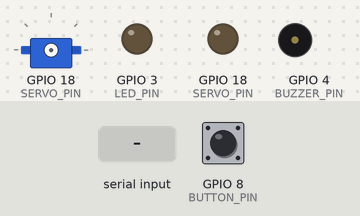
Bench run of a program on a simulated Raspberry Pi (BCM pin numbers). Shown: servo, output pins drawn as LEDs (lit = HIGH), buzzer (waves = sounding, pin HIGH). The inputs (shaded band) are chosen by the test bench; at power-on: GPIO 8 (BUTTON_PIN) LOW. Servo angles are drawn from the pulse width (0.5 ms = 0°, 2.5 ms = 180°); what the program prints to the terminal is not drawn. At 4.9 s the program stops and its outputs stay as they are.

Above: at 1.2 s.
1.3 s: GPIO 8 (BUTTON_PIN) pulled HIGH for 0.15 s
2.9 s: "100" typed at the terminal, then Enter
At 4.0 s:
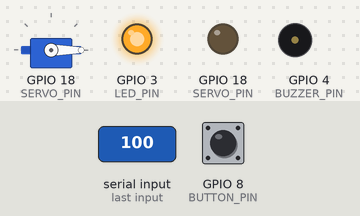
Timing chart, 0 to 6.4 s (numbered marks = the images above; inputs shaded):
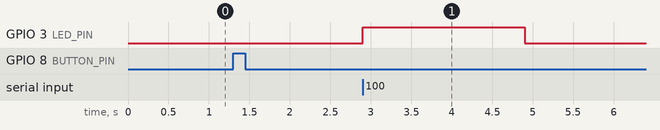

Measured:
- after the input at 1.3 s, every drawn part: stays the same
- after the input at 2.9 s, GPIO 3 (LED_PIN): LOW → HIGH at once, → LOW 2.0 s later

The program:

project.py
```python
import RPi.GPIO as GPIO
import time

LED_PIN = 3 # led 핀을 3으로 정해준다
SERVO_PIN = 18 # SERVO 핀을 18으로 정해준다
BUTTON_PIN = 8 # BUTTON 핀을 8으로 정해준다
BUZZER_PIN = 4 # BUZZER 핀을 4으로 정해준다

GPIO.setmode(GPIO.BCM)
GPIO.setup(BUTTON_PIN, GPIO.IN, pull_up_down = GPIO.PUD_DOWN)
GPIO.setup(SERVO_PIN, GPIO.OUT)
GPIO.setup(LED_PIN, GPIO.OUT)
GPIO.setup(BUZZER_PIN, GPIO.OUT)
pwm = GPIO.PWM(SERVO_PIN, 50)
GPIO.output(LED_PIN, False) #LED는 꺼져있는 상태이다.
try:
    while True:
        min = GPIO.input(BUTTON_PIN) #버튼이 눌렸는지 안눌렸는지 확인
        if min == GPIO.HIGH: #만약 버튼이 클릭 되었다면
            cmq = input("비밀번호를 입력해주세요") #cmq를 통해 비밀번호를 받아준다
            if cmq == "100": #만약 cmq와 정해져있는 비밀번호가 같다면
                pwm.start(2.5) #서보모터를 실행시켜준다
                GPIO.output(LED_PIN, True) #LED를 킨다
                print("비밀번호 확인")#비밀번호가 확인되었으므로
                print("어서오세요 윤민님") #문이열렸다고 말해준다
                time.sleep(2) #2초 기다린후
                break #함수를 빠져나온다
            else:
                p = GPIO.PWM(BUZZER_PIN, 262) #부저의 값을 넣어준다
                p.start(50) #부저를 실행시킨다
                print("잘못된 비밀번호입니다.") #비밀번호가 틀리다면
                time.sleep(2) #2초 기다린후
                break #함수를 빠져나온다
        else:
            print("버튼 클릭없음") #비밀번호가 틀리다면 버튼 클릭 없음을 보낸다
finally:
    GPIO.output(LED_PIN, False)
    pwm.stop()
    GPIO.cleanup()
    
```
